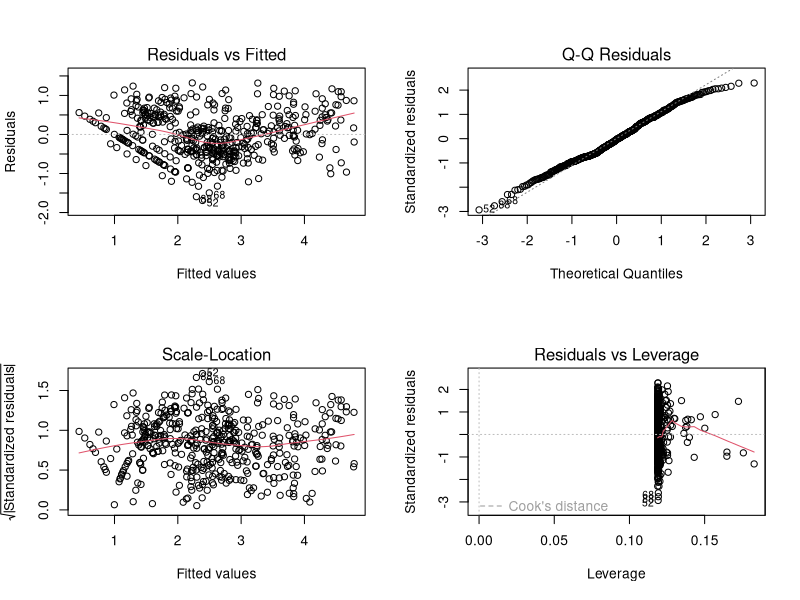
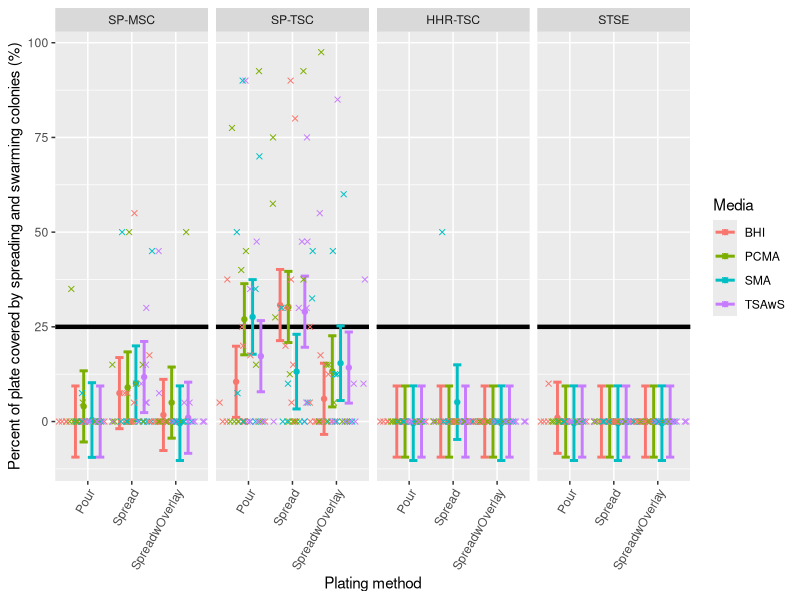
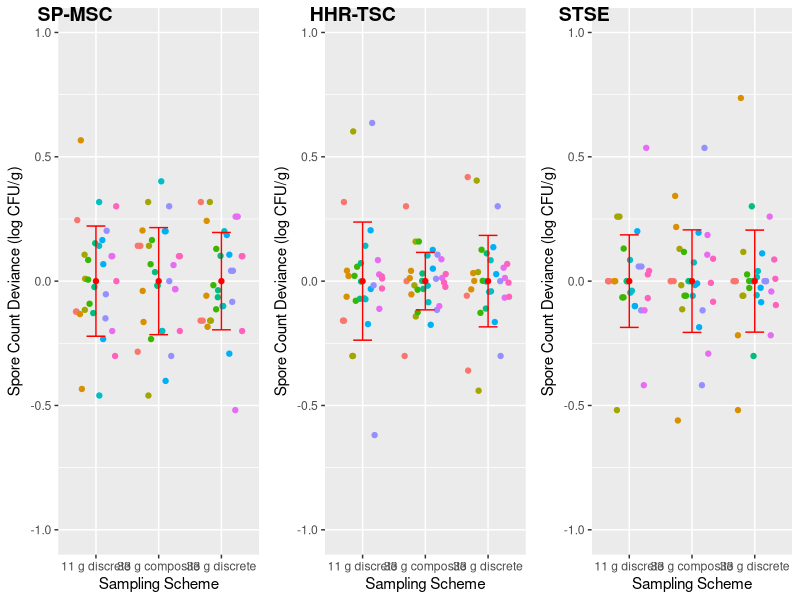
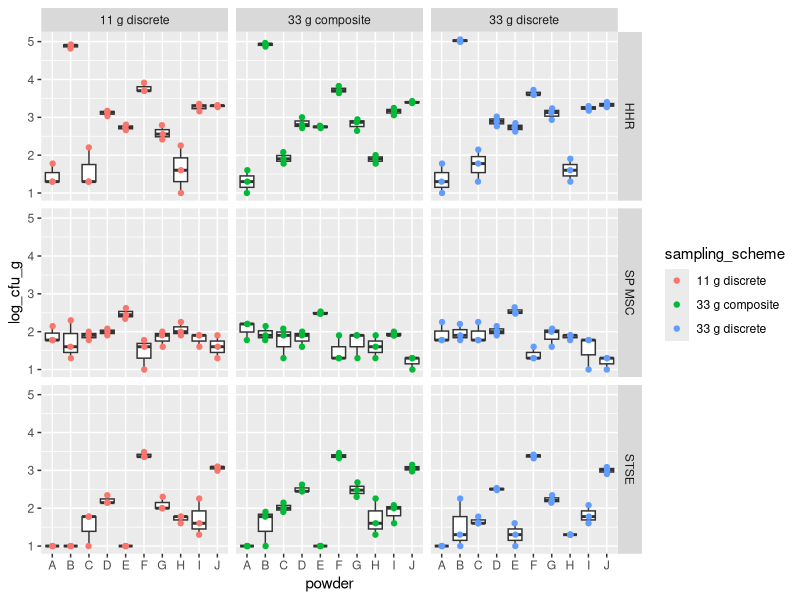
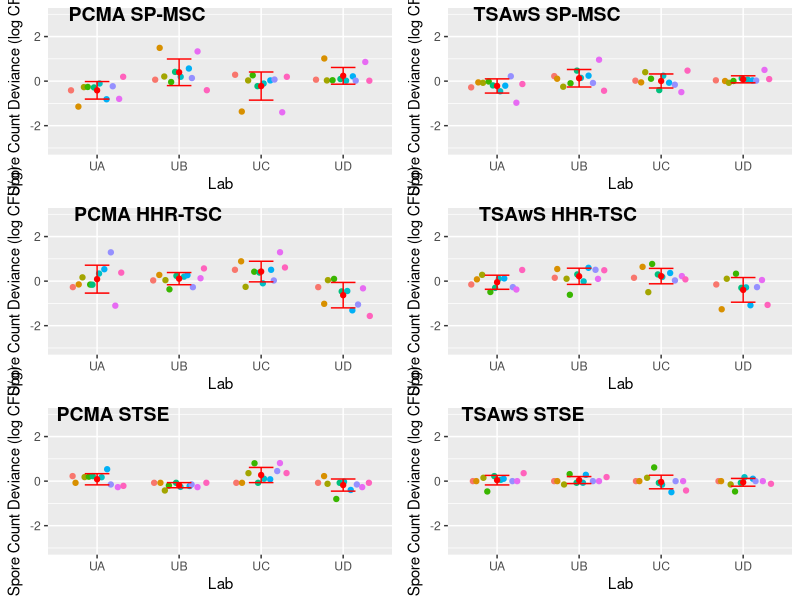
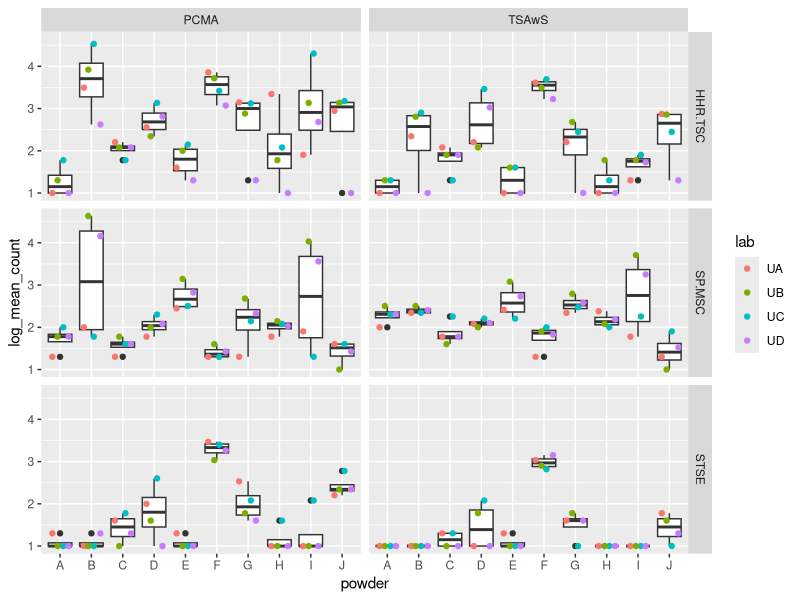
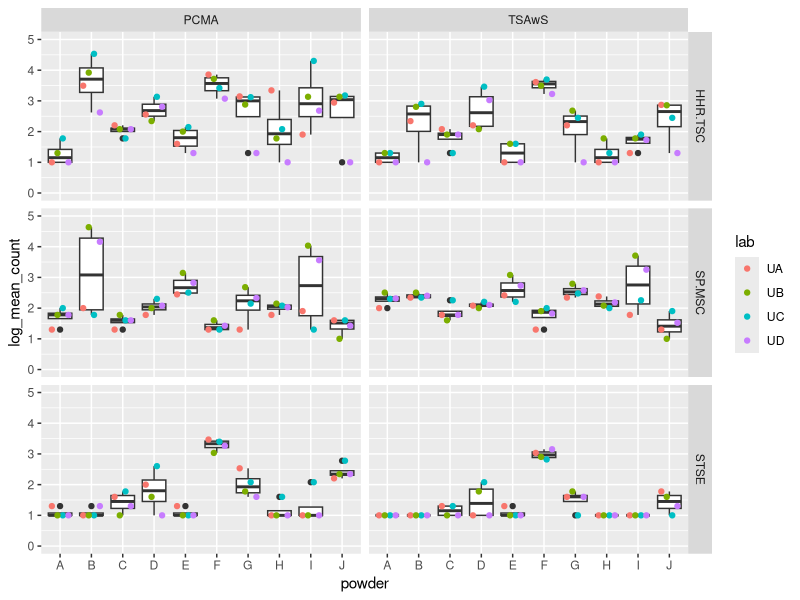
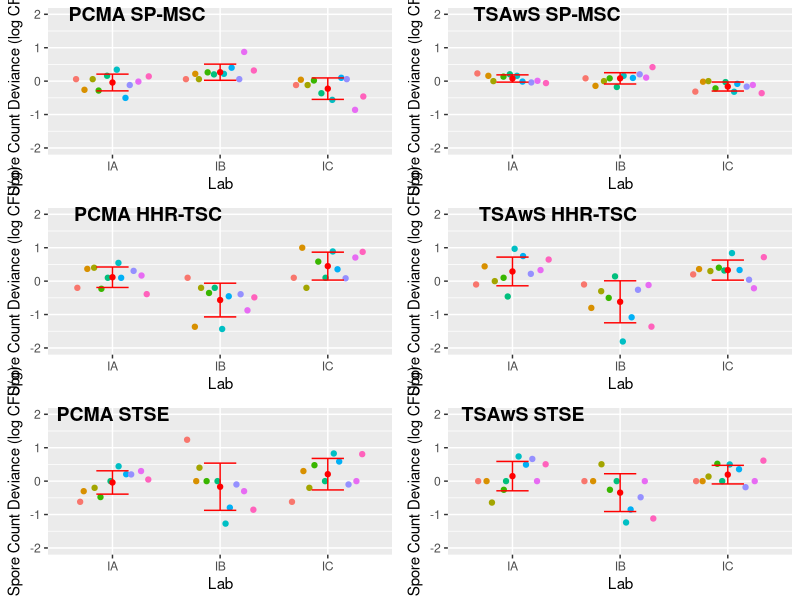

Write R code to recreate these figures, in order.
## ---- chunk 1
knitr::opts_chunk$set(echo = TRUE)
## ---- chunk 2
## load packages
library(knitr)
library(readr)
library(dplyr)
library(tidyr)
library(ggplot2)
library(ggpubr)
library(lme4)
library(car)
library(emmeans)
## ---- chunk 3
#import data
s1_df <- read_csv("stage1_cleaned_data.csv")
s1_df$test <-  factor(s1_df$test,
                      c("SP.MSC", "SP.TSC", "HHR.TSC", "STSE"),
                      labels = c("SP-MSC", "SP-TSC", "HHR-TSC", "STSE"))
## ---- chunk 4
#summary for Table 1; means and sd across all powders
summary_byTestPlatingMedia <- s1_df %>%
  group_by(test,plating,media) %>%
  summarize(n=n(),
            mean=mean(log_mean_count_wNA,na.rm=TRUE),
            sd=sd(log_mean_count_wNA,na.rm=TRUE),
            median=median(log_mean_count_wNA,na.rm = TRUE),
            min=min(log_mean_count_wNA,na.rm=TRUE),
            max=max(log_mean_count_wNA,na.rm=TRUE))

summary_byTestPlatingMedia_SPRno <- s1_df %>%
  filter(SPR=="no")%>%
  group_by(test,plating,media) %>%
  summarize(n=n(),
            mean=mean(log_mean_count_wNA,na.rm=TRUE),
            sd=sd(log_mean_count_wNA,na.rm=TRUE),
            median=median(log_mean_count_wNA,na.rm = TRUE),
            min=min(log_mean_count_wNA,na.rm=TRUE),
            max=max(log_mean_count_wNA,na.rm=TRUE))
## ---- chunk 5
m <- lm(log_mean_count~powder+plating*media*test+mean_spread_percent,data=s1_df)

#VIFs were investigated by fitting with lm() and using the car::vif function
vif(m) #vifs OK

#Additional model diagnostics were performed & looked OK
par(mfrow=c(2,2)) # Change the panel layout to 2 x 2
plot(m)

#run anova
anova(m)
## ---- chunk 6
m_spread <- lmer(mean_spread_percent_wNA ~ (1|powder) + test*media*plating, data=s1_df,na.action=na.exclude)

lsm_summ <- emmeans(m_spread,~test|media+plating)

df_lsm_summ <- as.data.frame(lsm_summ)

df_lsm_summ
## ---- chunk 7
ggplot(df_lsm_summ, aes(x = plating, y = emmean, color = media)) +
  facet_grid( ~ test) +
  geom_hline(yintercept = 25,
             col = "black",
             size = 1.5) +
  geom_point(stat = "identity", position = position_dodge(.75)) +
  geom_errorbar(stat = "identity",
                aes(ymin = lower.CL, ymax = upper.CL),
                size = 1,
                width = .75,
                position = position_dodge(.75),
                na.rm = TRUE) +
  geom_jitter(aes(x = plating, y = mean_spread_percent_wNA, color = media),
              data = s1_df,
              na.rm = TRUE,
              pch = 4,
              position = position_jitterdodge(jitter.width = 0.75, dodge.width = .75)) +
  labs(color = "Media", x = "Plating method", y = "Percent of plate covered by spreading and swarming colonies (%)") +
  theme(axis.text.x = element_text(angle = 60, hjust = 1)) 
## ---- chunk 8
s1_df2 <- s1_df %>% 
  filter( !(grepl("TSAwS",media) & plating=="Spread" & test=="SP.TSC"),
          !(grepl("PCMA",media) & plating=="Spread" & test=="SP.TSC"),
          !(grepl("BHI",media) & plating=="Spread" & test=="SP.TSC"),
          !(grepl("SMA",media) & plating=="Pour" & test=="SP.TSC"),
          !(grepl("PCMA",media) & plating=="Pour" & test=="SP.TSC") )
s1_df2$combo<- paste(s1_df2$media, s1_df2$plating, s1_df2$test, sep="_")

s1_df2$combo_abbrv <- make.names(abbreviate(s1_df2$combo))

#is this doing anything useful other than reshaping?
all_wide <- s1_df2 %>%
  group_by(powder,combo_abbrv) %>%
  summarise(mean=mean(log_mean_count)) %>%
  spread(key=combo_abbrv,value=mean) %>%
  ungroup() %>%
  data.frame() 
all_wide <- all_wide[c(2:44)]

SP.TSC <- unique(s1_df2$combo_abbrv[s1_df2$test=="SP.TSC"])
HHR.TSC <- unique(s1_df2$combo_abbrv[s1_df2$test=="HHR.TSC"])
STSE <- unique(s1_df2$combo_abbrv[s1_df2$test=="STSE"])
SP.MSC <- unique(s1_df2$combo_abbrv[s1_df2$test=="SP.MSC"])

#measure test choices
abbrv_combo_lookup <- unique(s1_df2[,c("test","media","plating","combo_abbrv")])

#BHI
#test_combo <- c("BHI_P_H","BHI_P_SP.M","BHI_P_SP.T","BHI_P_ST")
#test_combo <- c("BHI_SO_H","BHI_SO_SP.M","BHI_SO_SP.T","BHI_SO_ST")
#test_combo <- c("BHI_S_H","BHI_S_SP","BHI_S_ST")

#PCMA
#test_combo <- c("PCMA_P_H","PCMA_P_SP","PCMA_P_ST")
#test_combo <- c("PCMA_SO_H","PCMA_SO_SP.M","PCMA_SO_SP.T","PCMA_SO_ST")
#test_combo <- c("PCMA_S_H","PCMA_S_SP","PCMA_S_ST")

#SMA
#test_combo <- c("PCA_P_H","PCA_P_SP","PCA_P_ST")
#test_combo <- c("PCA_SO_H","PCA_SO_SP.M","PCA_SO_SP.T","PCA_SO_ST")
#test_combo <- c("PCA_S_H","PCA_S_SP_M","PCA_S_SP_T","PCA_S_ST")

#TSAwS
test_combo <- c("TSAS_P_H","TSAS_P_SP.M","TSAS_P_SP.T","TSAS_P_ST") #check this
#test_combo <- c("TSAS_SO_H","TSAS_SO_SP.M","TSAS_SO_SP.T","TSAS_SO_ST")
#test_combo <- c("TSAS_S_H","TSAS_S_SP","TSAS_S_ST")

results <- data.frame(combo_abbrv=c(),Rsquared=c())
for( i in colnames(all_wide)) {
  if( !(i %in% test_combo) ) {
    form <- paste(i,"~",paste(test_combo,collapse="+"))
    m <- lm(form,data=all_wide)
    rsquared <- summary(m)$r.squared
    results <- rbind(results,data.frame(combo_abbrv=i,Rsquared=rsquared))
  }
}
# by test
results %>%
  left_join(abbrv_combo_lookup) %>%
  group_by(test) %>%
  summarize(mean.rsq=mean(Rsquared)) -> mean.rsq.byTest
mean.rsq.byTest

all_var <- s1_df2 %>%
  group_by(test,plating,media) %>%
  summarize(var=var(log_mean_count))

# percent variance
results %>%
  left_join(abbrv_combo_lookup) %>%
  left_join(all_var) %>%
  mutate(var_explained=Rsquared*var)  %>%
  summarize(prop_explained=sum(var_explained)/sum(var)) -> prop_explained
prop_explained

results %>%
  left_join(abbrv_combo_lookup) %>%
  left_join(all_var) %>%
  filter(test != "SP_MSC") %>%
  mutate(var_explained=Rsquared*var)  %>%
  summarize(prop_explained_no_msc=sum(var_explained)/sum(var)) -> prop_explained_withoutMSC
prop_explained_withoutMSC
## ---- chunk 9
s1_df2 <- s1_df %>% 
  filter( !(grepl("TSAwS",media) & plating=="Spread" & test=="SP-TSC"),
          !(grepl("PCMA",media) & plating=="Spread" & test=="SP-TSC"),
          !(grepl("BHI",media) & plating=="Spread" & test=="SP-TSC"),
          !(grepl("SMA",media) & plating=="Pour" & test=="SP-TSC"),
          !(grepl("PCMA",media) & plating=="Pour" & test=="SP-TSC") )
s1_df2$combo<- paste(s1_df2$media, s1_df2$plating, s1_df2$test, sep="_")

s1_df2$combo_abbrv <- make.names(abbreviate(s1_df2$combo))

#is this doing anything useful other than reshaping?
all_wide <- s1_df2 %>%
  group_by(powder,combo_abbrv) %>%
  summarise(mean=mean(log_mean_count)) %>%
  spread(key=combo_abbrv,value=mean) %>%
  ungroup() %>%
  data.frame() 
all_wide <- all_wide[c(2:44)]

SP.TSC <- unique(s1_df2$combo_abbrv[s1_df2$test=="SP.TSC"])
HHR.TSC <- unique(s1_df2$combo_abbrv[s1_df2$test=="HHR.TSC"])
STSE <- unique(s1_df2$combo_abbrv[s1_df2$test=="STSE"])
SP.MSC <- unique(s1_df2$combo_abbrv[s1_df2$test=="SP.MSC"])

#measure test choices
abbrv_combo_lookup <- unique(s1_df2[,c("test","media","plating","combo_abbrv")])

#BHI
BHI_P <- c("BHI_P_H","BHI_P_SP.M","BHI_P_SP.T","BHI_P_ST")
BHI_SO <- c("BHI_SO_H","BHI_SO_SP.M","BHI_SO_SP.T","BHI_SO_ST")
BHI_S <- c("BHI_S_H","BHI_S_SP","BHI_S_ST")

#PCMA
PCMA_P <- c("PCMA_P_H","PCMA_P_SP","PCMA_P_ST")
PCMA_SO  <- c("PCMA_SO_H","PCMA_SO_SP.M","PCMA_SO_SP.T","PCMA_SO_ST")
PCMA_S <- c("PCMA_S_H","PCMA_S_SP","PCMA_S_ST")

#SMA
SMA_P <- c("SMA_P_H","SMA_P_SP","SMA_P_ST")
SMA_SO <- c("SMA_SO_H","SMA_SO_SP.M","SMA_SO_SP.T","SMA_SO_ST")
SMA_S <- c("SMA_S_H","SMA_S_SP.M","SMA_S_SP.T","SMA_S_ST")

#TSAwS
TSAS_P <- c("TSAS_P_H","TSAS_P_SP.M","TSAS_P_SP.T","TSAS_P_ST") #check this
TSAS_SO <- c("TSAS_SO_H","TSAS_SO_SP.M","TSAS_SO_SP.T","TSAS_SO_ST")
TSAS_S <- c("TSAS_S_H","TSAS_S_SP","TSAS_S_ST")

test_combo_vec <- c(BHI_P, BHI_SO, BHI_S,
                     PCMA_P, PCMA_SO, PCMA_S,
                     SMA_P, SMA_SO, SMA_S,
                     TSAS_P, TSAS_SO, TSAS_S)

results <- data.frame(combo_abbrv=c(),Rsquared=c(),testcombo=c())

for( j in test_combo_vec) {
for( i in colnames(all_wide)) {
  if( !(i %in% j) ) {
    form <- paste(i,"~",paste(j,collapse="+"))
    m <- lm(form,data=all_wide)
    rsquared <- summary(m)$r.squared
    results <- rbind(results,data.frame(combo_abbrv=i,Rsquared=rsquared,testcombo=j))
  }
}}


results %>%
  left_join(abbrv_combo_lookup) %>%
  group_by(testcombo,test) %>%
  summarize(mean.rsq=mean(Rsquared)) %>%
  spread(key=test,value=mean.rsq) %>%
  ungroup() %>%
  data.frame() -> mean.rsq.byTest
mean.rsq.byTest

# results %>%
#   left_join(abbrv_combo_lookup) %>%
#   group_by(test) %>%
#   summarize(mean.rsq=mean(Rsquared)) %>%
#   spread(key=test,value=mean.rsq) %>%
#   ungroup() %>%
#   data.frame() -> mean.rsq.byTest
# mean.rsq.byTest

all_var <- s1_df2 %>%
  group_by(test,plating,media) %>%
  summarize(var=var(log_mean_count))

## ---- chunk 10
# percent variance

test_combo_vec <- c(PCMA_S) #run this indivudually for each of the test_combo

prop_df <- data.frame(testcombo=c(),prop_explain=c())
for (j in test_combo_vec){ 
results %>%
  filter(testcombo==j)%>%
  left_join(abbrv_combo_lookup) %>%
  left_join(all_var) %>%
  mutate(var_explained=Rsquared*var)  %>%
  summarize(prop_explained=sum(var_explained)/sum(var)) -> prop_explained
  prop_df <- rbind(prop_df, data.frame(testcombo=j,prop_explain=prop_explained))}

results %>%
  left_join(abbrv_combo_lookup) %>%
  left_join(all_var) %>%
  filter(test != "SP_MSC") %>%
  mutate(var_explained=Rsquared*var)  %>%
  summarize(prop_explained_no_msc=sum(var_explained)/sum(var)) -> prop_explained_withoutMSC
## ---- chunk 11
#import data
s1b_df <- read_csv("stage1b_data.csv")
## ---- chunk 12
#SP_MSC
d_msc <- s1b_df %>% filter(test=="SP MSC")
# Center within powder/scheme
d_msc_centered <- d_msc %>%
  group_by(powder,sampling_scheme) %>%
  mutate(powder_mean=mean(log_cfu_g)) %>%
  ungroup() %>%
  mutate(log_cfu_g_centered=log_cfu_g - powder_mean)
d_msc_centered_summary <- d_msc_centered %>%
  group_by(sampling_scheme) %>%
  summarize(mean=mean(log_cfu_g_centered),sd=sd(log_cfu_g_centered))
d_msc_centered_summary %>% ggplot(aes(x=sampling_scheme,y=mean)) + 
  labs(x="Sampling Scheme",y="Spore Count Deviance (log CFU/g)") +
  scale_color_discrete(guide=F) +
  geom_point(data=d_msc_centered,
             aes(x=sampling_scheme,y=log_cfu_g_centered,color=powder),
             position=position_jitterdodge(jitter.width = 0.05,dodge.width=0.7)) +
  geom_point(color="red") +
  geom_errorbar(aes(ymin=mean - sd,
                    ymax=mean + sd),
                width=0.3,
                color="red")+
  ylim(-1,1) -> msc
bart_msc <- bartlett.test(log_cfu_g_centered~sampling_scheme,data=d_msc_centered)
bart_msc

#HHR
d_hhr <- s1b_df %>% filter(test=="HHR")
# Center within powder/scheme
d_hhr_centered <- d_hhr %>%
  group_by(powder,sampling_scheme) %>%
  mutate(powder_mean=mean(log_cfu_g)) %>%
  ungroup() %>%
  mutate(log_cfu_g_centered=log_cfu_g - powder_mean)
d_hhr_centered_summary <- d_hhr_centered %>%
  group_by(sampling_scheme) %>%
  summarize(mean=mean(log_cfu_g_centered),sd=sd(log_cfu_g_centered))
d_hhr_centered_summary %>% ggplot(aes(x=sampling_scheme,y=mean)) + 
  labs(x="Sampling Scheme",y="Spore Count Deviance (log CFU/g)") +
  scale_color_discrete(guide=F) +
  geom_point(data=d_hhr_centered,
             aes(x=sampling_scheme,y=log_cfu_g_centered,color=powder),
             position=position_jitterdodge(jitter.width = 0.05,dodge.width=0.7)) +
  geom_point(color="red") +
  geom_errorbar(aes(ymin=mean - sd,
                    ymax=mean + sd),
                width=0.3,
                color="red")+
  ylim(-1,1) -> hhr
bart_hhr <- bartlett.test(log_cfu_g_centered~sampling_scheme,data=d_hhr_centered)
bart_hhr

#STSE
d_stse <- s1b_df %>% filter(test=="STSE")
# Center within powder/scheme
d_stse_centered <- d_stse %>%
  group_by(powder,sampling_scheme) %>%
  mutate(powder_mean=mean(log_cfu_g)) %>%
  ungroup() %>%
  mutate(log_cfu_g_centered=log_cfu_g - powder_mean)
d_stse_centered_summary <- d_stse_centered %>%
  group_by(sampling_scheme) %>%
  summarize(mean=mean(log_cfu_g_centered),sd=sd(log_cfu_g_centered))
d_stse_centered_summary %>% ggplot(aes(x=sampling_scheme,y=mean)) + 
  labs(x="Sampling Scheme",y="Spore Count Deviance (log CFU/g)") +
  scale_color_discrete(guide=F) + #getting rid of this gives us legend
  geom_point(data=d_stse_centered,
             aes(x=sampling_scheme,y=log_cfu_g_centered,color=powder),
             position=position_jitterdodge(jitter.width = 0.05,dodge.width=0.7)) +
  geom_point(color="red") +
  geom_errorbar(aes(ymin=mean - sd,
                    ymax=mean + sd),
                width=0.3,
                color="red")+
  ylim(-1,1)-> stse
bart_stse <- bartlett.test(log_cfu_g_centered~sampling_scheme,data=d_stse_centered)
bart_stse

#arrange figures
ggarrange(msc,
          hhr,
          stse,
          labels=c("SP-MSC", "HHR-TSC", "STSE"),
          ncol = 3, nrow = 1)

##Make summary plots
ggplot(s1b_df, aes(x=powder,y=log_cfu_g))+
  geom_boxplot()+
  geom_jitter(data=s1b_df,
             aes(x=powder,y=log_cfu_g,color=sampling_scheme),
             position=position_jitterdodge(jitter.width = 0.05,dodge.width=0.7)) +
  facet_grid(test~sampling_scheme)
## ---- chunk 13
#clear global environment
rm(list = ls())
## ---- chunk 14
#import data
s2_df <- read_csv("stage2_data.csv")
s2_df2 <- read_csv("stage2_data_notImputed.csv")

#
df_PCMA <- s2_df %>%
  filter(media=="PCMA")
df_TSAwS <- s2_df %>%
  filter(media=="TSAwS")
## ---- chunk 15
###PCMA analysis

#SP_MSC
d_PCMA_msc <- df_PCMA %>% filter(test=="SP.MSC")
# Center within powder/scheme
d_PCMA_msc_centered <- d_PCMA_msc %>%
  group_by(powder) %>%
  mutate(powder_mean=mean(log_mean_count)) %>%
  ungroup() %>%
  mutate(log_cfu_g_centered=log_mean_count - powder_mean)
d_PCMA_msc_centered_summary <- d_PCMA_msc_centered %>%
  group_by(lab) %>%
  summarize(mean=mean(log_cfu_g_centered),sd=sd(log_cfu_g_centered))
d_PCMA_msc_centered_summary %>% ggplot(aes(x=lab,y=mean)) + 
  labs(x="Lab",y="Spore Count Deviance (log CFU/g)") +
  ylim(-3,3)+
  scale_color_discrete(guide=F) +
  geom_point(data=d_PCMA_msc_centered,
             aes(x=lab,y=log_cfu_g_centered,color=powder),
             position=position_jitterdodge(jitter.width = 0.05,dodge.width=0.7)) +
  #theme(text=element_text(family="Times New Roman", size=12)) +
  geom_point(color="red") +
  geom_errorbar(aes(ymin=mean - sd,
                    ymax=mean + sd),
                width=0.3,
                color="red") -> PCMA_msc
bart_PCMA_msc <- bartlett.test(log_cfu_g_centered~lab,data=d_PCMA_msc_centered) #we centered all log msc be respective powder
bart_PCMA_msc

#HHR_TSC
d_PCMA_hhr <- df_PCMA %>% filter(test=="HHR.TSC")
# Center within powder/scheme
d_PCMA_hhr_centered <- d_PCMA_hhr %>%
  group_by(powder) %>%
  mutate(powder_mean=mean(log_mean_count)) %>%
  ungroup() %>%
  mutate(log_cfu_g_centered=log_mean_count - powder_mean)
d_PCMA_hhr_centered_summary <- d_PCMA_hhr_centered %>%
  group_by(lab) %>%
  summarize(mean=mean(log_cfu_g_centered),sd=sd(log_cfu_g_centered))
d_PCMA_hhr_centered_summary %>% ggplot(aes(x=lab,y=mean)) + 
  labs(x="Lab",y="Spore Count Deviance (log CFU/g)") +
  ylim(-3,3)+
  scale_color_discrete(guide=F) +
  geom_point(data=d_PCMA_hhr_centered,
             aes(x=lab,y=log_cfu_g_centered,color=powder),
             position=position_jitterdodge(jitter.width = 0.05,dodge.width=0.7)) +
  #theme(text=element_text(family="Times New Roman", size=12)) +
  geom_point(color="red") +
  geom_errorbar(aes(ymin=mean - sd,
                    ymax=mean + sd),
                width=0.3,
                color="red") -> PCMA_hhr
bart_PCMA_hhr <- bartlett.test(log_cfu_g_centered~lab,data=d_PCMA_hhr_centered)
bart_PCMA_hhr

#STSE
d_PCMA_stse <- df_PCMA %>% filter(test=="STSE")
# Center within powder/scheme
d_PCMA_stse_centered <- d_PCMA_stse %>%
  group_by(powder) %>%
  mutate(powder_mean=mean(log_mean_count)) %>%
  ungroup() %>%
  mutate(log_cfu_g_centered=log_mean_count - powder_mean)
d_PCMA_stse_centered_summary <- d_PCMA_stse_centered %>%
  group_by(lab) %>%
  summarize(mean=mean(log_cfu_g_centered),sd=sd(log_cfu_g_centered))
d_PCMA_stse_centered_summary %>% ggplot(aes(x=lab,y=mean)) + 
  labs(x="Lab",y="Spore Count Deviance (log CFU/g)") +
  ylim(-3,3)+
  scale_color_discrete(guide=F) +
  geom_point(data=d_PCMA_stse_centered,
             aes(x=lab,y=log_cfu_g_centered,color=powder),
             position=position_jitterdodge(jitter.width = 0.05,dodge.width=0.7)) +
  #theme(text=element_text(family="Times New Roman", size=12)) +
  geom_point(color="red") +
  geom_errorbar(aes(ymin=mean - sd,
                    ymax=mean + sd),
                width=0.3,
                color="red") -> PCMA_stse
bart_PCMA_stse <- bartlett.test(log_cfu_g_centered~lab,data=d_PCMA_stse_centered)
bart_PCMA_stse
###TSAwS analysis

#SP_MSC
d_TSAwS_msc <- df_TSAwS %>% filter(test=="SP.MSC")
# Center within powder/scheme
d_TSAwS_msc_centered <- d_TSAwS_msc %>%
  group_by(powder) %>%
  mutate(powder_mean=mean(log_mean_count)) %>%
  ungroup() %>%
  mutate(log_cfu_g_centered=log_mean_count - powder_mean)
d_TSAwS_msc_centered_summary <- d_TSAwS_msc_centered %>%
  group_by(lab) %>%
  summarize(mean=mean(log_cfu_g_centered),sd=sd(log_cfu_g_centered))
d_TSAwS_msc_centered_summary %>% ggplot(aes(x=lab,y=mean)) + 
  labs(x="Lab",y="Spore Count Deviance (log CFU/g)") +
  ylim(-3,3)+
  scale_color_discrete(guide=F) +
  geom_point(data=d_TSAwS_msc_centered,
             aes(x=lab,y=log_cfu_g_centered,color=powder),
             position=position_jitterdodge(jitter.width = 0.05,dodge.width=0.7)) +
  #theme(text=element_text(family="Times New Roman", size=12)) +
  geom_point(color="red") +
  geom_errorbar(aes(ymin=mean - sd,
                    ymax=mean + sd),
                width=0.3,
                color="red") -> TSAwS_msc
bart_TSAwS_msc <- bartlett.test(log_cfu_g_centered~lab,data=d_TSAwS_msc_centered)
bart_TSAwS_msc


#HHR_TSC
d_TSAwS_hhr <- df_TSAwS %>% filter(test=="HHR.TSC")
# Center within powder/scheme
d_TSAwS_hhr_centered <- d_TSAwS_hhr %>%
  group_by(powder) %>%
  mutate(powder_mean=mean(log_mean_count)) %>%
  ungroup() %>%
  mutate(log_cfu_g_centered=log_mean_count - powder_mean)
d_TSAwS_hhr_centered_summary <- d_TSAwS_hhr_centered %>%
  group_by(lab) %>%
  summarize(mean=mean(log_cfu_g_centered),sd=sd(log_cfu_g_centered))
d_TSAwS_hhr_centered_summary %>% ggplot(aes(x=lab,y=mean)) + 
  labs(x="Lab",y="Spore Count Deviance (log CFU/g)") +
  ylim(-3,3)+
  scale_color_discrete(guide=F) +
  geom_point(data=d_TSAwS_hhr_centered,
             aes(x=lab,y=log_cfu_g_centered,color=powder),
             position=position_jitterdodge(jitter.width = 0.05,dodge.width=0.7)) +
  #theme(text=element_text(family="Times New Roman", size=12)) +
  geom_point(color="red") +
  geom_errorbar(aes(ymin=mean - sd,
                    ymax=mean + sd),
                width=0.3,
                color="red") -> TSAwS_hhr
bart_TSAwS_hhr <- bartlett.test(log_cfu_g_centered~lab,data=d_TSAwS_hhr_centered)
bart_TSAwS_hhr

#STSE
d_TSAwS_stse <- df_TSAwS %>% filter(test=="STSE")
# Center within powder/scheme
d_TSAwS_stse_centered <- d_TSAwS_stse %>%
  group_by(powder) %>%
  mutate(powder_mean=mean(log_mean_count)) %>%
  ungroup() %>%
  mutate(log_cfu_g_centered=log_mean_count - powder_mean)
d_TSAwS_stse_centered_summary <- d_TSAwS_stse_centered %>%
  group_by(lab) %>%
  summarize(mean=mean(log_cfu_g_centered),sd=sd(log_cfu_g_centered))
d_TSAwS_stse_centered_summary %>% ggplot(aes(x=lab,y=mean)) + 
  labs(x="Lab",y="Spore Count Deviance (log CFU/g)") +
  ylim(-3,3)+
  scale_color_discrete(guide=F) +
  geom_point(data=d_TSAwS_stse_centered,
             aes(x=lab,y=log_cfu_g_centered,color=powder),
             position=position_jitterdodge(jitter.width = 0.05,dodge.width=0.7)) +
  #theme(text=element_text(family="Times New Roman", size=12)) +
  geom_point(color="red") +
  geom_errorbar(aes(ymin=mean - sd,
                    ymax=mean + sd),
                width=0.3,
                color="red") -> TSAwS_stse
bart_TSAwS_stse <- bartlett.test(log_cfu_g_centered~lab,data=d_TSAwS_stse_centered)
bart_TSAwS_stse

#arrange figures
ggarrange(PCMA_msc, 
          TSAwS_msc,
          PCMA_hhr,
          TSAwS_hhr,
          PCMA_stse,
          TSAwS_stse,
          labels=c("PCMA SP-MSC", "TSAwS SP-MSC", "PCMA HHR-TSC", "TSAwS HHR-TSC", "PCMA STSE", "TSAwS STSE"),
          ncol = 2, nrow = 3)
## ---- chunk 16
##Make summary plots
ggplot(s2_df, aes(x=powder,y=log_mean_count))+
  geom_boxplot()+
  geom_point(data=s2_df,
             aes(x=powder,y=log_mean_count,color=lab),
             position=position_jitterdodge(jitter.width = 0.05,dodge.width=0.7)) +
  facet_grid(test~media)

#plot without imputed values
s2_df$mean_count2 <- s2_df$mean_count
s2_df$mean_count2[s2_df$mean_count2==0]<-10
s2_df$log_mean_count <- log10(s2_df$mean_count2) 

s2_df$lab <- factor(s2_df$lab,c("UA","UB","UC","UD"))

ggplot(s2_df, aes(x=powder,y=log_mean_count))+
  geom_boxplot()+
  geom_point(data=s2_df,
             aes(x=powder,y=log_mean_count,color=lab),
             position=position_jitterdodge(jitter.width = 0.05,dodge.width=0.7)) +
  ylim(0,5)+
  facet_grid(test~media)

#Get means across labs without imputed values
summary_s2_df2b <- s2_df %>%
  group_by(media,test,lab)%>%
  summarize(mean=mean(log_mean_count),
            sd=sd(log_mean_count))
## ---- chunk 17
#clear global environment
rm(list = ls())
## ---- chunk 18
#import data
s3_df <-read_csv("stage3_data.csv")

#prep data
df_PCMA <- s3_df %>%
  filter(media=="PCMA")
df_TSAwS <- s3_df %>%
  filter(media=="TSA")
## ---- chunk 19
###PCMA analysis
#SP_MSC
d_PCMA_msc <- df_PCMA %>% filter(test=="SP.MSC")
# Center within powder/scheme
d_PCMA_msc_centered <- d_PCMA_msc %>%
  group_by(powder) %>%
  mutate(powder_mean=mean(log_mean_count)) %>%
  ungroup() %>%
  mutate(log_cfu_g_centered=log_mean_count - powder_mean)
d_PCMA_msc_centered_summary <- d_PCMA_msc_centered %>%
  group_by(lab) %>%
  summarize(mean=mean(log_cfu_g_centered),sd=sd(log_cfu_g_centered))
d_PCMA_msc_centered_summary %>% ggplot(aes(x=lab,y=mean)) + 
  labs(x="Lab",y="Spore Count Deviance (log CFU/g)") +
  ylim(-2,2)+
  scale_color_discrete(guide=F) +
  geom_point(data=d_PCMA_msc_centered,
             aes(x=lab,y=log_cfu_g_centered,color=powder),
             position=position_jitterdodge(jitter.width = 0.05,dodge.width=0.7)) +
  #theme(text=element_text(family="Times New Roman", size=12)) +
  geom_point(color="red") +
  geom_errorbar(aes(ymin=mean - sd,
                    ymax=mean + sd),
                width=0.3,
                color="red") -> PCMA_msc
bart_PCMA_msc <- bartlett.test(log_cfu_g_centered~lab,data=d_PCMA_msc_centered)
bart_PCMA_msc


#HHR_TSC
d_PCMA_hhr <- df_PCMA %>% filter(test=="HHR.TSC")
# Center within powder/scheme
d_PCMA_hhr_centered <- d_PCMA_hhr %>%
  group_by(powder) %>%
  mutate(powder_mean=mean(log_mean_count)) %>%
  ungroup() %>%
  mutate(log_cfu_g_centered=log_mean_count - powder_mean)
d_PCMA_hhr_centered_summary <- d_PCMA_hhr_centered %>%
  group_by(lab) %>%
  summarize(mean=mean(log_cfu_g_centered),sd=sd(log_cfu_g_centered))
d_PCMA_hhr_centered_summary %>% ggplot(aes(x=lab,y=mean)) + 
  labs(x="Lab",y="Spore Count Deviance (log CFU/g)") +
  ylim(-2,2)+
  scale_color_discrete(guide=F) +
  geom_point(data=d_PCMA_hhr_centered,
             aes(x=lab,y=log_cfu_g_centered,color=powder),
             position=position_jitterdodge(jitter.width = 0.05,dodge.width=0.7)) +
  #theme(text=element_text(family="Times New Roman", size=12)) +
  geom_point(color="red") +
  geom_errorbar(aes(ymin=mean - sd,
                    ymax=mean + sd),
                width=0.3,
                color="red") -> PCMA_hhr
bart_PCMA_hhr <- bartlett.test(log_cfu_g_centered~lab,data=d_PCMA_hhr_centered)
bart_PCMA_hhr

#STSE
d_PCMA_stse <- df_PCMA %>% filter(test=="STSE")
# Center within powder/scheme
d_PCMA_stse_centered <- d_PCMA_stse %>%
  group_by(powder) %>%
  mutate(powder_mean=mean(log_mean_count)) %>%
  ungroup() %>%
  mutate(log_cfu_g_centered=log_mean_count - powder_mean)
d_PCMA_stse_centered_summary <- d_PCMA_stse_centered %>%
  group_by(lab) %>%
  summarize(mean=mean(log_cfu_g_centered),sd=sd(log_cfu_g_centered))
d_PCMA_stse_centered_summary %>% ggplot(aes(x=lab,y=mean)) + 
  labs(x="Lab",y="Spore Count Deviance (log CFU/g)") +
  ylim(-2,2)+
  scale_color_discrete(guide=F) +
  geom_point(data=d_PCMA_stse_centered,
             aes(x=lab,y=log_cfu_g_centered,color=powder),
             position=position_jitterdodge(jitter.width = 0.05,dodge.width=0.7)) +
  #theme(text=element_text(family="Times New Roman", size=12)) +
  geom_point(color="red") +
  geom_errorbar(aes(ymin=mean - sd,
                    ymax=mean + sd),
                width=0.3,
                color="red") -> PCMA_stse
bart_PCMA_stse <- bartlett.test(log_cfu_g_centered~lab,data=d_PCMA_stse_centered)
bart_PCMA_stse 

###
###TSAwS analysis

#SP_MSC
d_TSAwS_msc <- df_TSAwS %>% filter(test=="SP.MSC")
# Center within powder/scheme
d_TSAwS_msc_centered <- d_TSAwS_msc %>%
  group_by(powder) %>%
  mutate(powder_mean=mean(log_mean_count)) %>%
  ungroup() %>%
  mutate(log_cfu_g_centered=log_mean_count - powder_mean)
d_TSAwS_msc_centered_summary <- d_TSAwS_msc_centered %>%
  group_by(lab) %>%
  summarize(mean=mean(log_cfu_g_centered),sd=sd(log_cfu_g_centered))
d_TSAwS_msc_centered_summary %>% ggplot(aes(x=lab,y=mean)) + 
  labs(x="Lab",y="Spore Count Deviance (log CFU/g)") +
  ylim(-2,2)+
  scale_color_discrete(guide=F) +
  geom_point(data=d_TSAwS_msc_centered,
             aes(x=lab,y=log_cfu_g_centered,color=powder),
             position=position_jitterdodge(jitter.width = 0.05,dodge.width=0.7)) +
  #theme(text=element_text(family="Times New Roman", size=12)) +
  geom_point(color="red") +
  geom_errorbar(aes(ymin=mean - sd,
                    ymax=mean + sd),
                width=0.3,
                color="red") -> TSAwS_msc
bart_TSAwS_msc <- bartlett.test(log_cfu_g_centered~lab,data=d_TSAwS_msc_centered)
bart_TSAwS_msc


#HHR_TSC
d_TSAwS_hhr <- df_TSAwS %>% filter(test=="HHR.TSC")
# Center within powder/scheme
d_TSAwS_hhr_centered <- d_TSAwS_hhr %>%
  group_by(powder) %>%
  mutate(powder_mean=mean(log_mean_count)) %>%
  ungroup() %>%
  mutate(log_cfu_g_centered=log_mean_count - powder_mean)
d_TSAwS_hhr_centered_summary <- d_TSAwS_hhr_centered %>%
  group_by(lab) %>%
  summarize(mean=mean(log_cfu_g_centered),sd=sd(log_cfu_g_centered))
d_TSAwS_hhr_centered_summary %>% ggplot(aes(x=lab,y=mean)) + 
  labs(x="Lab",y="Spore Count Deviance (log CFU/g)") +
  ylim(-2,2)+
  scale_color_discrete(guide=F) +
  geom_point(data=d_TSAwS_hhr_centered,
             aes(x=lab,y=log_cfu_g_centered,color=powder),
             position=position_jitterdodge(jitter.width = 0.05,dodge.width=0.7)) +
  #theme(text=element_text(family="Times New Roman", size=12)) +
  geom_point(color="red") +
  geom_errorbar(aes(ymin=mean - sd,
                    ymax=mean + sd),
                width=0.3,
                color="red") -> TSAwS_hhr
bart_TSAwS_hhr <- bartlett.test(log_cfu_g_centered~lab,data=d_TSAwS_hhr_centered)
bart_TSAwS_hhr 

#STSE
d_TSAwS_stse <- df_TSAwS %>% filter(test=="STSE")
# Center within powder/scheme
d_TSAwS_stse_centered <- d_TSAwS_stse %>%
  group_by(powder) %>%
  mutate(powder_mean=mean(log_mean_count)) %>%
  ungroup() %>%
  mutate(log_cfu_g_centered=log_mean_count - powder_mean)
d_TSAwS_stse_centered_summary <- d_TSAwS_stse_centered %>%
  group_by(lab) %>%
  summarize(mean=mean(log_cfu_g_centered),sd=sd(log_cfu_g_centered))
d_TSAwS_stse_centered_summary %>% ggplot(aes(x=lab,y=mean)) + 
  labs(x="Lab",y="Spore Count Deviance (log CFU/g)") +
  ylim(-2,2)+
  scale_color_discrete(guide=F) +
  geom_point(data=d_TSAwS_stse_centered,
             aes(x=lab,y=log_cfu_g_centered,color=powder),
             position=position_jitterdodge(jitter.width = 0.05,dodge.width=0.7)) +
  #theme(text=element_text(family="Times New Roman", size=12)) +
  geom_point(color="red") +
  geom_errorbar(aes(ymin=mean - sd,
                    ymax=mean + sd),
                width=0.3,
                color="red") -> TSAwS_stse
bart_TSAwS_stse <- bartlett.test(log_cfu_g_centered~lab,data=d_TSAwS_stse_centered)
bart_TSAwS_stse

ggarrange(PCMA_msc, 
          TSAwS_msc,
          PCMA_hhr,
          TSAwS_hhr,
          PCMA_stse,
          TSAwS_stse,
          labels=c("PCMA SP-MSC", "TSAwS SP-MSC", "PCMA HHR-TSC", "TSAwS HHR-TSC", "PCMA STSE", "TSAwS STSE"),
          ncol = 2, nrow = 3)
## ---- chunk 20
##Make summary plots
ggplot(s3_df, aes(x=powder,y=log_mean_count))+
  geom_boxplot()+
  ylim(0,4)+
  geom_point(data=s3_df,
             aes(x=powder,y=log_mean_count,color=lab),
             position=position_jitterdodge(jitter.width = 0.05,dodge.width=0.7)) +
  facet_grid(test~media)

#Get means across labs
summary_s3_dfb <- s3_df %>%
  group_by(media,test,lab)%>%
  summarize(mean=mean(log_mean_count),
            sd=sd(log_mean_count))
## ---- chunk 21
#clear global environment
rm(list = ls())
